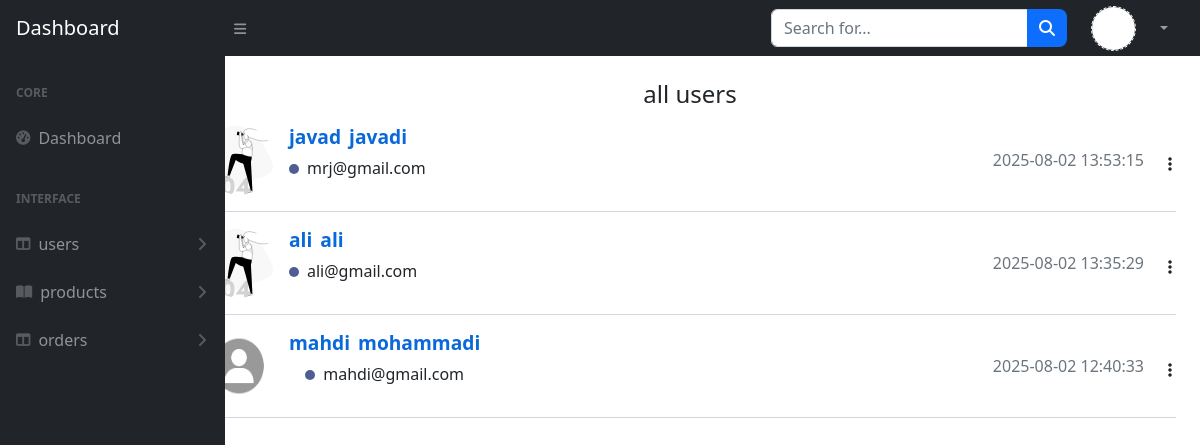
The app's page /users (signed in) with its own data.
### tables this page shows
CREATE TABLE IF NOT EXISTS `users` (
  `user_id` int UNSIGNED NOT NULL AUTO_INCREMENT,
  `name` varchar(50) DEFAULT NULL,
  `last_name` varchar(50) DEFAULT NULL,
  `email` varchar(100) DEFAULT NULL,
  `password` text,
  `file` varchar(200) NOT NULL DEFAULT 'first.svg',
  `create_date` datetime NOT NULL DEFAULT CURRENT_TIMESTAMP,
  `sort` varchar(50) NOT NULL DEFAULT '`create_date` DESC',
  PRIMARY KEY (`user_id`)
);

### inc/config.php (called while the page is built, shortened)
<?php
$config = [
    'db' => [
        'name' => 'dashboard',
        'user' => 'root',
        'password' => '',
        'host' => 'localhost'
    ],
    'base_url' => 'http://localhost/dashboard'
];

### inc/functions.php (called while the page is built, shortened)
<?php
function base_url(){
    global $config;
    return $config['base_url'];
}

### inc/db.php (called while the page is built, shortened)
<?php
function db_conn()
{
    global $config;
    $conn = mysqli_connect($config['db']['host'], $config['db']['user'], $config['db']['password'], $config['db']['name']);
    if ($conn) {
        return $conn;
    } else {
        return false;
    }
}
function db_select_one($sql)
{
    $conn = db_conn();
    $result = mysqli_query($conn, $sql);
    $output = mysqli_fetch_row($result);
    return $output;
}

### templates/all-users.php (the view, shortened to what this page needs)
<?php
require_once 'loader.php';
require_once 'header.php';
$userNumber = $_SESSION['user'];
$sql2 = "SELECT * FROM `users` WHERE `user_id` = '$userNumber'";
$output2 = db_select_one($sql2);
$check = mysqli_query($conn, "SELECT * FROM `users` ORDER BY `create_date` DESC");
$num_rows = mysqli_num_rows($check);
$output = mysqli_fetch_all($check, MYSQLI_NUM);
?>
<body class="sb-nav-fixed">
    <nav class="sb-topnav navbar navbar-expand navbar-dark bg-dark">
        <a class="navbar-brand ps-3" href="<?php base_url() ?>panel">Dashboard</a>
        <button class="btn btn-link btn-sm order-1 order-lg-0 me-4 me-lg-0" id="sidebarToggle" href="#!"><i class="fas fa-bars"></i></button>
        <form class="d-none d-md-inline-block form-inline ms-auto me-0 me-md-3 my-2 my-md-0">
            <div class="input-group">
                <input class="form-control" type="text" placeholder="Search for..." aria-label="Search for..." aria-describedby="btnNavbarSearch" />
                <button class="btn btn-primary" id="btnNavbarSearch" type="button"><i class="fas fa-search"></i></button>
            </div>
        </form>
        <ul class="navbar-nav ms-auto ms-md-0 me-3 me-lg-4">
            <li class="nav-item dropdown">
                <a class="nav-link dropdown-toggle d-flex align-items-center justify-content-center" id="navbarDropdown" href="#" role="button" data-bs-toggle="dropdown" aria-expanded="false">
                    <div id="photo"><img src="<?php echo base_url() . '/uploads/' . $output2['5']; ?>"></div>
                </a>
            </li>
        </ul>
    </nav>
    <div id="layoutSidenav">
        <div id="layoutSidenav_nav">
            <nav class="sb-sidenav accordion sb-sidenav-dark" id="sidenavAccordion">
                <div class="sb-sidenav-menu">
                    <div class="nav">
                        <div class="sb-sidenav-menu-heading">Core</div>
                        <a class="nav-link" href="index.html">
                            <div class="sb-nav-link-icon"><i class="fas fa-tachometer-alt"></i></div>
                            Dashboard
                        </a>
                        <div class="sb-sidenav-menu-heading">Interface</div>
                        <a class="nav-link collapsed" href="#" data-bs-toggle="collapse" data-bs-target="#collapseUsers" aria-expanded="false" aria-controls="collapseUsers">
                            <div class="sb-nav-link-icon"><i class="fas fa-columns"></i></div>
                            users
                            <div class="sb-sidenav-collapse-arrow"><i class="fas fa-angle-down"></i></div>
                        </a>
                        <a class="nav-link collapsed" href="#" data-bs-toggle="collapse" data-bs-target="#collapseProducts" aria-expanded="false" aria-controls="collapseProducts">
                            <div class="sb-nav-link-icon"><i class="fas fa-book-open"></i></div>
                            products
                            <div class="sb-sidenav-collapse-arrow"><i class="fas fa-angle-down"></i></div>
                        </a>
                        <a class="nav-link collapsed" href="#" data-bs-toggle="collapse" data-bs-target="#collapseOrders" aria-expanded="false" aria-controls="collapseOrders">
                            <div class="sb-nav-link-icon"><i class="fas fa-columns"></i></div>
                            orders
                            <div class="sb-sidenav-collapse-arrow"><i class="fas fa-angle-down"></i></div>
                        </a>
                    </div>
                </div>
            </nav>
        </div>
        <div id="layoutSidenav_content" class="p-4 position-absolute w-100 justify-content-start" style="right: 0; text-align: -webkit-center; width: 85% !important">
            <div id="productList">
                <h4 class="m-0 text-center">all users</h4>
                <?php
                for ($i = 0; $i < $num_rows; $i++) {
                    for ($j = 0; $j < 7; $j++) {
                        $out[$i][$j] = $output[$i][$j];
                    } ?>
                    <div class="repo-item col-md-12 d-flex justify-content-between align-items-center">
                        <div class="d-flex">
                            <img src="<?php echo base_url() . '/uploads/' . $out[$i]['5']; ?>" width="70px" height="70px" style="border-radius: 50%; margin-right: 15px;">
                            <div>
                                <div class="d-flex align-items-center">
                                    <h3 class="repo-title"><?php echo $out[$i][1]; ?></h3>
                                    <h4 class="repo-title ms-2"><?php echo $out[$i][2]; ?></h4>
                                </div>
                                <h4 class="dot dot-php mb-0 me-2"></h4><?php echo $out[$i][3]; ?>
                            </div>
                        </div>
                        <div class="d-flex align-items-center">
                            <p class="d-inline-block m-0 me-2 text-secondary"><?php echo $out[$i][6]; ?> </p>
                            <i class="fas fa-ellipsis-v px-3 py-2 pe-1 pt-2 mt-2"></i>
                        </div>
                    </div>
                <?php
                }
                ?>
            </div>
        </div>
        <?php
        require_once 'footer.php';
        ?>

### index.php (shortened to what this page needs)
<?php
$request = $_REQUEST['q'];
$requests = explode('/', $request);
$first = $requests[0];
$routes = [
    '' => 'templates/register.php',
    'register' => 'templates/register.php',
    'login' => 'templates/login.php',
    'panel' => 'templates/panel.php',
    'products' => 'templates/all-product.php',
    'product' => 'templates/new-product.php',
    'category' => 'templates/category.php',
    'profile' => 'templates/profile.php',
    'user' => 'templates/new-user.php',
    'users' => 'templates/all-users.php',
    'pass' => 'templates/pass.php',
    'orders' => 'templates/orders.php',
    'logout' => 'templates/logout.php'
];
if (isset($routes[$first])) {
    require_once $routes[$first];
} else {
    header('location:login');
}

### templates/header.php (shortened to what this page needs)
<!DOCTYPE html>
<html lang="en">
<head>
    <link href="<?php echo base_url(); ?>/assets/css/bootstrap.min.css" rel="stylesheet">
    <link href="<?php echo base_url(); ?>/assets/css/all.min.css" rel="stylesheet">
    <link href="<?php echo base_url(); ?>/assets/css/styles.css" rel="stylesheet">
    <link href="<?php echo base_url(); ?>/assets/css/swiper-bundle.min.css" rel="stylesheet">
</head>
<body lang="en">

### templates/footer.php
</body>
</html>

### records on screen
users: file (picture), name "mahdi", last_name "mohammadi", email "mahdi@gmail.com", create_date "2025-08-02 12:40:33"
users: file (picture), name "javad", last_name "javadi", email "mrj@gmail.com", create_date "2025-08-02 13:53:15"
users: file (picture), name "ali", last_name "ali", email "ali@gmail.com", create_date "2025-08-02 13:35:29"
